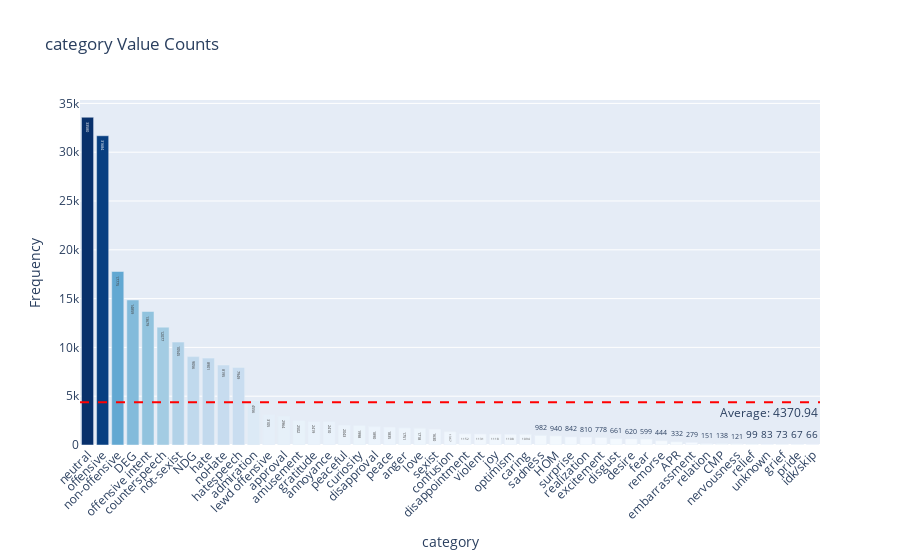

Notebook cell for this chart:
### Code cell
plot_value_counts_with_avg(df, 'category')

### Figure 1 — Plotly figure (JSON) as saved in the notebook; plotly's stock layout.template omitted (floating-point values rounded to 4 significant figures)
{"data": [{"alignmentgroup": "True", "hovertemplate": "category=%{x}<br>Counts=%{marker.color}<extra></extra>", "legendgroup": "", "marker": {"color": [33580, 31684, 17775, 14859, 13679, 12077, 10545, 9056, 8901, 8195, 7949, 4556, 3105, 2964, 2502, 2419, 2410, 2043, 1998, 1890, 1835, 1751, 1718, 1630, 1367, 1152, 1131, 1118, 1108, 1094, 982, 940, 842, 810, 778, 661, 620, 599, 444, 332, 279, 151, 138, 121, 99, 83, 73, 67, 66], "coloraxis": "coloraxis", "pattern": {"shape": ""}}, "name": "", "offsetgroup": "", "orientation": "v", "showlegend": false, "text": [33580, 31684, 17775, 14859, 13679, 12077, 10545, 9056, 8901, 8195, 7949, 4556, 3105, 2964, 2502, 2419, 2410, 2043, 1998, 1890, 1835, 1751, 1718, 1630, 1367, 1152, 1131, 1118, 1108, 1094, 982, 940, 842, 810, 778, 661, 620, 599, 444, 332, 279, 151, 138, 121, 99, 83, 73, 67, 66], "textposition": "auto", "type": "bar", "x": ["neutral", "offensive", "non-offensive", "DEG", "offensive intent", "counterspeech", "not-sexist", "NDG", "hate", "noHate", "hatespeech", "admiration", "lewd offensive", "approval", "amusement", "gratitude", "annoyance", "peaceful", "curiosity", "disapproval", "peace", "anger", "love", "sexist", "confusion", "disappointment", "violent", "joy", "optimism", "caring", "sadness", "HOM", "surprise", "realization", "excitement", "disgust", "desire", "fear", "remorse", "APR", "embarrassment", "relation", "CMP", "nervousness", "relief", "unknown", "grief", "pride", "idk/skip"], "xaxis": "x", "y": [33580, 31684, 17775, 14859, 13679, 12077, 10545, 9056, 8901, 8195, 7949, 4556, 3105, 2964, 2502, 2419, 2410, 2043, 1998, 1890, 1835, 1751, 1718, 1630, 1367, 1152, 1131, 1118, 1108, 1094, 982, 940, 842, 810, 778, 661, 620, 599, 444, 332, 279, 151, 138, 121, 99, 83, 73, 67, 66], "yaxis": "y"}], "layout": {"annotations": [{"showarrow": false, "text": "Average: 4370.94", "x": 1, "xanchor": "right", "xref": "x domain", "y": 4371.0, "yanchor": "top", "yref": "y"}], "barmode": "relative", "coloraxis": {"colorbar": {"title": {"text": "Counts"}}, "colorscale": [[0, "rgb(247,251,255)"], [0.125, "rgb(222,235,247)"], [0.25, "rgb(198,219,239)"], [0.375, "rgb(158,202,225)"], [0.5, "rgb(107,174,214)"], [0.625, "rgb(66,146,198)"], [0.75, "rgb(33,113,181)"], [0.875, "rgb(8,81,156)"], [1, "rgb(8,48,107)"]], "showscale": false}, "legend": {"tracegroupgap": 0}, "shapes": [{"line": {"color": "red", "dash": "dash"}, "type": "line", "x0": 0, "x1": 1, "xref": "x domain", "y0": 4371.0, "y1": 4371.0, "yref": "y"}], "title": {"text": "category Value Counts"}, "xaxis": {"anchor": "y", "domain": [0, 1], "tickangle": -45, "title": {"text": "category"}}, "yaxis": {"anchor": "x", "domain": [0, 1], "title": {"text": "Frequency"}}}}
